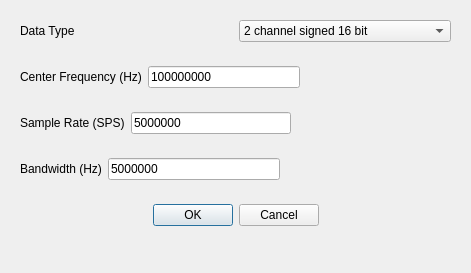
<?xml version="1.0" encoding="UTF-8"?>
<ui version="4.0">
 <class>dlgStreamOptions</class>
 <widget class="QDialog" name="dlgStreamOptions">
  <property name="geometry">
   <rect>
    <x>0</x>
    <y>0</y>
    <width>471</width>
    <height>273</height>
   </rect>
  </property>
  <property name="windowTitle">
   <string>Dialog</string>
  </property>
  <layout class="QVBoxLayout" name="verticalLayout">
   <item>
    <widget class="QWidget" name="widget" native="true">
     <layout class="QHBoxLayout" name="horizontalLayout_4">
      <item>
       <widget class="QLabel" name="lblDataType">
        <property name="text">
         <string>Data Type</string>
        </property>
       </widget>
      </item>
      <item>
       <widget class="QComboBox" name="cmbDataType">
        <property name="currentIndex">
         <number>3</number>
        </property>
        <item>
         <property name="text">
          <string>2 channel unsigned 8 bit</string>
         </property>
        </item>
        <item>
         <property name="text">
          <string>2 channel signed 8 bit</string>
         </property>
        </item>
        <item>
         <property name="text">
          <string>2 channel unsigned 16 bit</string>
         </property>
        </item>
        <item>
         <property name="text">
          <string>2 channel signed 16 bit</string>
         </property>
        </item>
        <item>
         <property name="text">
          <string>2 channel float 32bit</string>
         </property>
        </item>
       </widget>
      </item>
     </layout>
    </widget>
   </item>
   <item>
    <widget class="QWidget" name="wgtCF" native="true">
     <layout class="QHBoxLayout" name="horizontalLayout_3">
      <item>
       <widget class="QLabel" name="lblCF">
        <property name="text">
         <string>Center Frequency (Hz)</string>
        </property>
       </widget>
      </item>
      <item>
       <widget class="QLineEdit" name="leCF">
        <property name="text">
         <string>100000000</string>
        </property>
       </widget>
      </item>
      <item>
       <spacer name="horizontalSpacer">
        <property name="orientation">
         <enum>Qt::Horizontal</enum>
        </property>
        <property name="sizeHint" stdset="0">
         <size>
          <width>126</width>
          <height>20</height>
         </size>
        </property>
       </spacer>
      </item>
     </layout>
    </widget>
   </item>
   <item>
    <widget class="QWidget" name="wgtSampleRate" native="true">
     <layout class="QHBoxLayout" name="horizontalLayout_2">
      <item>
       <widget class="QLabel" name="lblSampleRate">
        <property name="text">
         <string>Sample Rate (SPS)</string>
        </property>
       </widget>
      </item>
      <item>
       <widget class="QLineEdit" name="leSampleRate">
        <property name="text">
         <string>5000000</string>
        </property>
       </widget>
      </item>
      <item>
       <spacer name="horizontalSpacer_2">
        <property name="orientation">
         <enum>Qt::Horizontal</enum>
        </property>
        <property name="sizeHint" stdset="0">
         <size>
          <width>147</width>
          <height>20</height>
         </size>
        </property>
       </spacer>
      </item>
     </layout>
    </widget>
   </item>
   <item>
    <widget class="QWidget" name="wgtBandwidth" native="true">
     <layout class="QHBoxLayout" name="horizontalLayout">
      <item>
       <widget class="QLabel" name="lblBandwidth">
        <property name="text">
         <string>Bandwidth (Hz)</string>
        </property>
       </widget>
      </item>
      <item>
       <widget class="QLineEdit" name="leBandwidth">
        <property name="text">
         <string>5000000</string>
        </property>
       </widget>
      </item>
      <item>
       <spacer name="horizontalSpacer_3">
        <property name="orientation">
         <enum>Qt::Horizontal</enum>
        </property>
        <property name="sizeHint" stdset="0">
         <size>
          <width>156</width>
          <height>20</height>
         </size>
        </property>
       </spacer>
      </item>
     </layout>
    </widget>
   </item>
   <item>
    <widget class="QWidget" name="widget_5" native="true">
     <layout class="QHBoxLayout" name="horizontalLayout_5">
      <item>
       <spacer name="horizontalSpacer_5">
        <property name="orientation">
         <enum>Qt::Horizontal</enum>
        </property>
        <property name="sizeHint" stdset="0">
         <size>
          <width>40</width>
          <height>20</height>
         </size>
        </property>
       </spacer>
      </item>
      <item>
       <widget class="QPushButton" name="cmdOK">
        <property name="text">
         <string>OK</string>
        </property>
       </widget>
      </item>
      <item>
       <widget class="QPushButton" name="cmdCancel">
        <property name="text">
         <string>Cancel</string>
        </property>
       </widget>
      </item>
      <item>
       <spacer name="horizontalSpacer_4">
        <property name="orientation">
         <enum>Qt::Horizontal</enum>
        </property>
        <property name="sizeHint" stdset="0">
         <size>
          <width>125</width>
          <height>20</height>
         </size>
        </property>
       </spacer>
      </item>
     </layout>
    </widget>
   </item>
   <item>
    <spacer name="verticalSpacer">
     <property name="orientation">
      <enum>Qt::Vertical</enum>
     </property>
     <property name="sizeHint" stdset="0">
      <size>
       <width>20</width>
       <height>40</height>
      </size>
     </property>
    </spacer>
   </item>
  </layout>
 </widget>
 <resources/>
 <connections/>
</ui>
